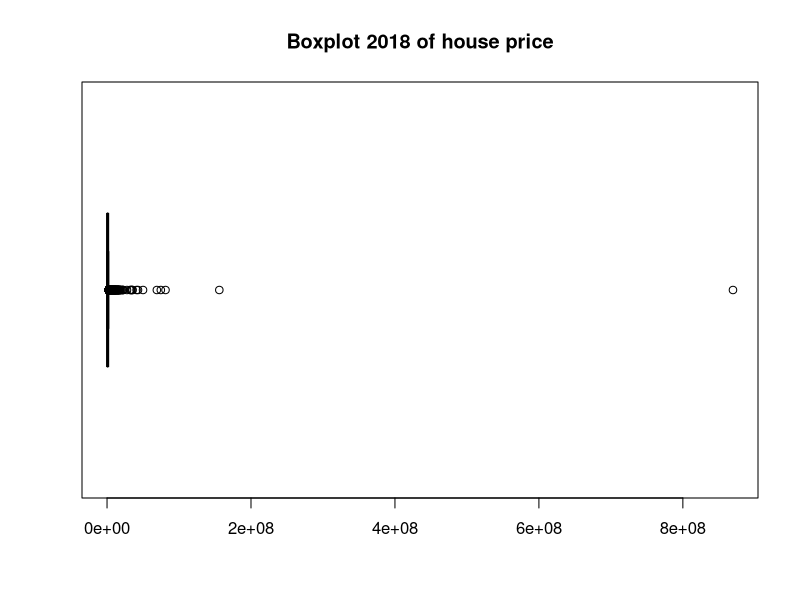
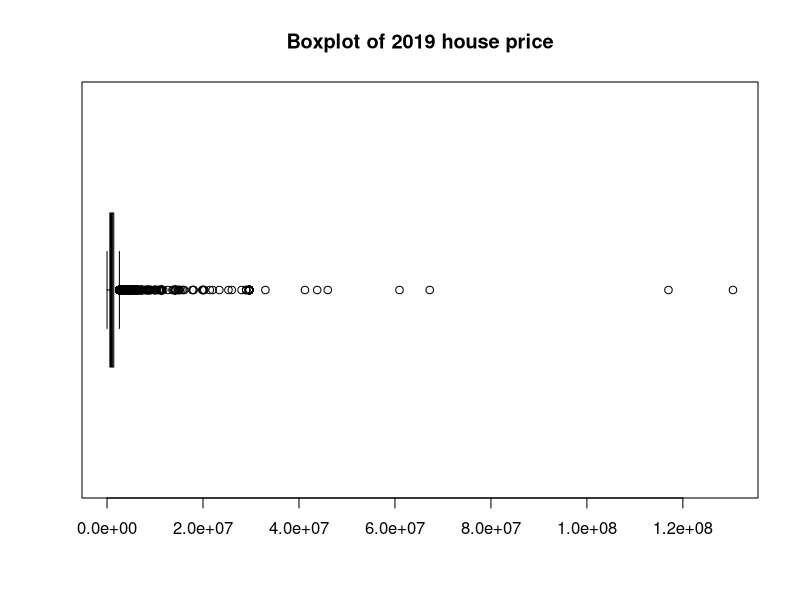
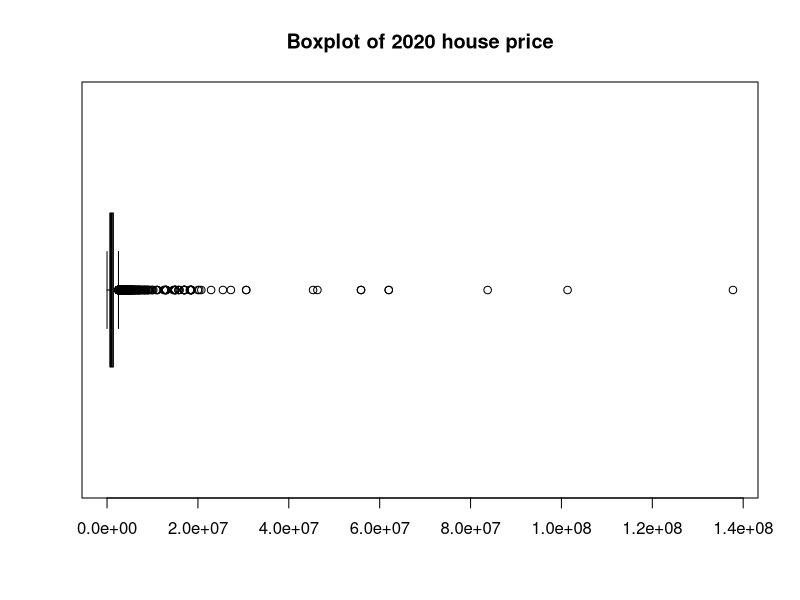
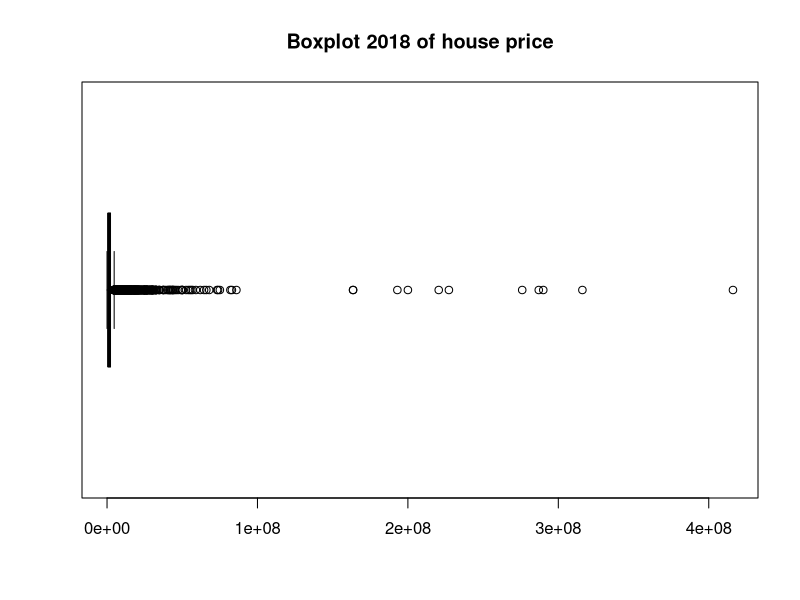
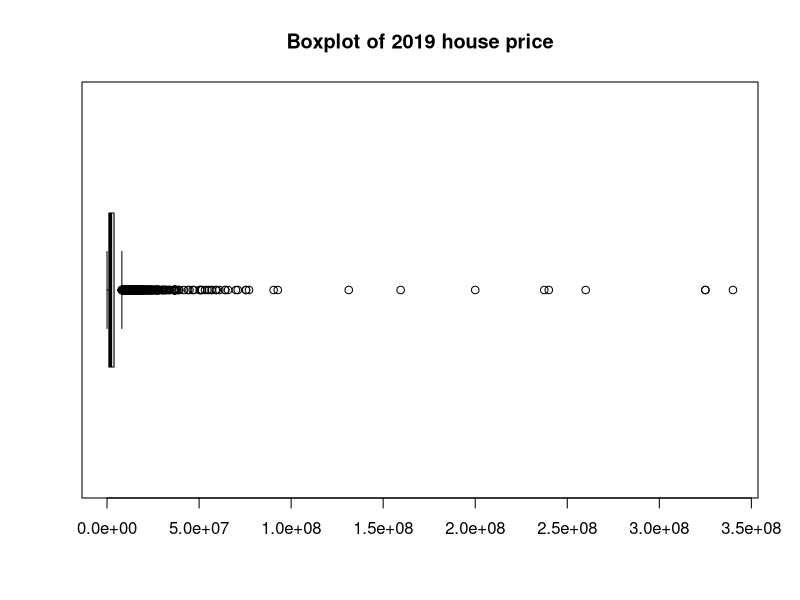
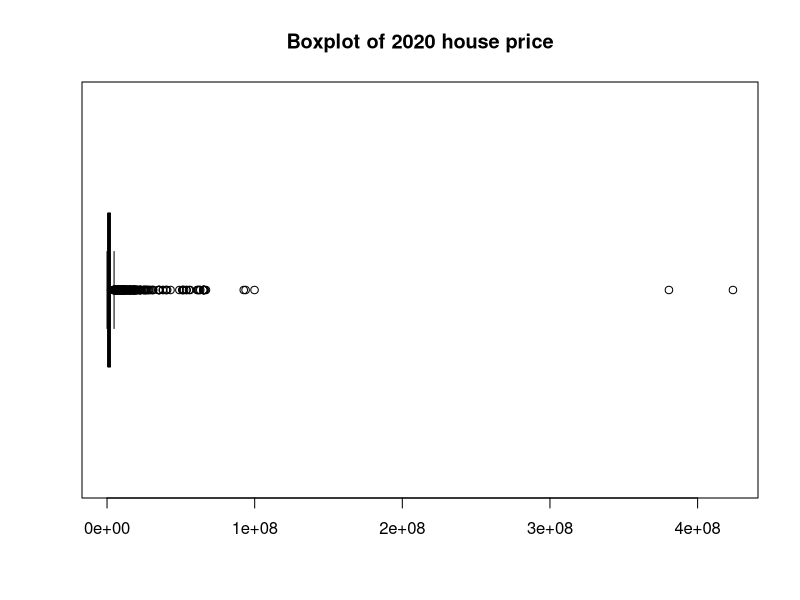

These figures' R source, in order:
## ---- chunk 1
library("lubridate")
library(e1071)
library(dplyr)
setwd("C:/Users/jcsan/Desktop/3rd year S2/CMPE 351/Assignment 1")

brooklyn18 = read.csv(file="2018_brooklyn.csv", header = TRUE, fill = TRUE)
brooklyn19 = read.csv(file="2019_brooklyn.csv", header = TRUE, fill = TRUE)
brooklyn20 = read.csv(file="2020_brooklyn.csv", header = TRUE, fill = TRUE)

sapply(brooklyn18,function(x)sum(is.na(x)))
sapply(brooklyn19,function(x)sum(is.na(x)))
sapply(brooklyn20,function(x)sum(is.na(x)))

x<-as.Date("2018-01-01")
brooklyn18$SALE.DATE. <- as.Date(brooklyn18$SALE.DATE.)
brooklyn18$SALE.DATE. <- as.numeric(brooklyn18$SALE.DATE. - as.numeric(x))
x<-as.Date("2019-01-01")
brooklyn19$SALE.DATE. <- as.Date(brooklyn19$SALE.DATE.)
brooklyn19$SALE.DATE. <- as.numeric(brooklyn19$SALE.DATE. - as.numeric(x))
x<-as.Date("2020-01-01")
brooklyn20$SALE.DATE <- as.Date(brooklyn20$SALE.DATE)
brooklyn20$SALE.DATE <- as.numeric(brooklyn20$SALE.DATE - as.numeric(x))

brooklyn18$SALE.PRICE. <- as.numeric(gsub('[$,]', '', brooklyn18$SALE.PRICE.))
brooklyn18<-brooklyn18[!(brooklyn18$SALE.PRICE. < 20),]
brooklyn19$SALE.PRICE. <- as.numeric(gsub('[$,]', '', brooklyn19$SALE.PRICE.))
brooklyn19<-brooklyn19[!(brooklyn19$SALE.PRICE. < 20),]
brooklyn20$SALE.PRICE <- as.numeric(gsub('[$,]', '', brooklyn20$SALE.PRICE))
brooklyn20<-brooklyn20[!(brooklyn20$SALE.PRICE < 20),]

#remove none residential real estate
brooklyn18<-brooklyn18[!(brooklyn18$TAX.CLASS.AT.TIME.OF.SALE. > 2),]
brooklyn19<-brooklyn19[!(brooklyn19$TAX.CLASS.AT.TIME.OF.SALE. > 2),]
brooklyn20<-brooklyn20[!(brooklyn20$TAX.CLASS.AT.TIME.OF.SALE > 2),]

brooklyn18<-select(brooklyn18, -c(EASE.MENT.))
brooklyn19<-select(brooklyn19, -c(EASE.MENT.))
brooklyn20<-select(brooklyn20, -c(EASE.MENT))

#setting residential units and commercial units NA values to 0 since most residential/commercial units would have 0 of the other
brooklyn18$RESIDENTIAL.UNITS.[is.na(brooklyn18$RESIDENTIAL.UNITS.)] <- 0
brooklyn19$RESIDENTIAL.UNITS.[is.na(brooklyn19$RESIDENTIAL.UNITS.)] <- 0
brooklyn20$RESIDENTIAL.UNITS[is.na(brooklyn20$RESIDENTIAL.UNITS)] <- 0
brooklyn18$COMMERCIAL.UNITS.[is.na(brooklyn18$COMMERCIAL.UNITS.)] <- 0
brooklyn19$COMMERCIAL.UNITS.[is.na(brooklyn19$COMMERCIAL.UNITS.)] <- 0
brooklyn20$COMMERCIAL.UNITS[is.na(brooklyn20$COMMERCIAL.UNITS)] <- 0

#I lose a lot of the 2020 dataset due to missing data but keeping the missing points or replacing with mean or median values would greatly effect the model because of the volume of missing data
final18 <- na.omit(brooklyn18)
final19 <- na.omit(brooklyn19)
final20 <- na.omit(brooklyn20)

#remove outliers to fix skewness issue after log transform
#boxplot used to help identify outliers
boxplot(final18$SALE.PRICE., horizontal=TRUE, main="Boxplot 2018 of house price")
boxplot(final19$SALE.PRICE., horizontal=TRUE, main="Boxplot of 2019 house price")
boxplot(final20$SALE.PRICE, horizontal=TRUE, main="Boxplot of 2020 house price")

final18 <- subset(final18, final18$SALE.PRICE. < quantile(final18$SALE.PRICE., 0.98))

final19 <- subset(final19, final19$SALE.PRICE. < quantile(final19$SALE.PRICE., 0.98))

final20 <- subset(final20, final20$SALE.PRICE < quantile(final20$SALE.PRICE, 0.98))

#shows right skew of SALE.PRICE
skewness(final18$SALE.PRICE)
skewness(final19$SALE.PRICE)
skewness(final20$SALE.PRICE)
#correct right skewness as much as possible, 2019 and 2020 data are over-corrected and are now left skewed. This was corrected by removing outliers above before doing the log transform

final18$SALE.PRICE <- scale(log(final18$SALE.PRICE),center=TRUE, scale = TRUE)
final19$SALE.PRICE <- scale(log(final19$SALE.PRICE),center=TRUE, scale = TRUE)
final20$SALE.PRICE <- scale(log(final20$SALE.PRICE),center=TRUE, scale = TRUE)
skewness(final18$SALE.PRICE)
skewness(final19$SALE.PRICE)
skewness(final20$SALE.PRICE)

#shows SALE.DATE is not skewed
skewness(final18$SALE.DATE)
skewness(final19$SALE.DATE)
skewness(final20$SALE.DATE)

#corelation between date and price
my_data <- dplyr::select(final18, SALE.DATE., SALE.PRICE.)
cormatbrooklyn18<-signif(cor(my_data),2)
cormatbrooklyn18

my_data <- dplyr::select(final19, SALE.DATE., SALE.PRICE.)
cormatbrooklyn19<-signif(cor(my_data),2)
cormatbrooklyn19

my_data <- dplyr::select(final20, SALE.DATE, SALE.PRICE)
cormatbrooklyn20<-signif(cor(my_data),2)
cormatbrooklyn20

## ---- chunk 2
library("lubridate")
library(e1071)
library(dplyr)
setwd("C:/Users/jcsan/Desktop/3rd year S2/CMPE 351/Assignment 1")

manhattan18 = read.csv(file="2018_manhattan.csv", header = TRUE, fill = TRUE)
manhattan19 = read.csv(file="2019_manhattan.csv", header = TRUE, fill = TRUE)
manhattan20 = read.csv(file="2020_manhattan.csv", header = TRUE, fill = TRUE)

sapply(manhattan18,function(x)sum(is.na(x)))
sapply(manhattan19,function(x)sum(is.na(x)))
sapply(manhattan20,function(x)sum(is.na(x)))



#standardize date. first day of year = 0 last = 365
x<-as.Date("2018-01-01")
manhattan18$SALE.DATE. <- as.Date(manhattan18$SALE.DATE.)
manhattan18$SALE.DATE. <- as.numeric(manhattan18$SALE.DATE. - as.numeric(x))
x<-as.Date("2019-01-01")
manhattan19$SALE.DATE. <- as.Date(manhattan19$SALE.DATE.)
manhattan19$SALE.DATE. <- as.numeric(manhattan19$SALE.DATE. - as.numeric(x))
x<-as.Date("2020-01-01")
manhattan20$SALE.DATE <- as.Date(manhattan20$SALE.DATE)
manhattan20$SALE.DATE <- as.numeric(manhattan20$SALE.DATE - as.numeric(x))


manhattan18$SALE.PRICE. <- as.numeric(gsub('[$,]', '', manhattan18$SALE.PRICE.))
manhattan18<-manhattan18[!(manhattan18$SALE.PRICE. < 20),]
manhattan19$SALE.PRICE. <- as.numeric(gsub('[$,]', '', manhattan19$SALE.PRICE.))
manhattan19<-manhattan19[!(manhattan19$SALE.PRICE. < 20),]
manhattan20$SALE.PRICE <- as.numeric(gsub('[$,]', '', manhattan20$SALE.PRICE))
manhattan20<-manhattan20[!(manhattan20$SALE.PRICE < 20),]

manhattan18<-select(manhattan18, -c(EASE.MENT.))
manhattan19<-select(manhattan19, -c(EASE.MENT.))
manhattan20<-select(manhattan20, -c(EASE.MENT))

#remove non residential real estate
manhattan18<-manhattan18[!(manhattan18$TAX.CLASS.AT.TIME.OF.SALE. > 2),]
manhattan19<-manhattan19[!(manhattan19$TAX.CLASS.AT.TIME.OF.SALE. > 2),]
manhattan20<-manhattan20[!(manhattan20$TAX.CLASS.AT.TIME.OF.SALE > 2),]

#setting residential units and commercial units NA values to 0 since most residential/commercial units would have 0 of the other
manhattan18$RESIDENTIAL.UNITS.[is.na(manhattan18$RESIDENTIAL.UNITS.)] <- 0
manhattan19$RESIDENTIAL.UNITS.[is.na(manhattan19$RESIDENTIAL.UNITS.)] <- 0
manhattan20$RESIDENTIAL.UNITS[is.na(manhattan20$RESIDENTIAL.UNITS)] <- 0
manhattan18$COMMERCIAL.UNITS.[is.na(manhattan18$COMMERCIAL.UNITS.)] <- 0
manhattan19$COMMERCIAL.UNITS.[is.na(manhattan19$COMMERCIAL.UNITS.)] <- 0
manhattan20$COMMERCIAL.UNITS[is.na(manhattan20$COMMERCIAL.UNITS)] <- 0

final18 <- na.omit(manhattan18)
final19 <- na.omit(manhattan19)
final20 <- na.omit(manhattan20)


#remove outliers to fix skewness issue after log transform
boxplot(final18$SALE.PRICE., horizontal=TRUE, main="Boxplot 2018 of house price")
boxplot(final19$SALE.PRICE., horizontal=TRUE, main="Boxplot of 2019 house price")
boxplot(final20$SALE.PRICE, horizontal=TRUE, main="Boxplot of 2020 house price")

final19 <- subset(final19, final19$SALE.PRICE. > quantile(final19$SALE.PRICE., 0.001))

final20 <- subset(final20, final20$SALE.PRICE < quantile(final20$SALE.PRICE, 0.98))


library(e1071)
#shows right skew of SALE.PRICE
skewness(final18$SALE.PRICE)
skewness(final19$SALE.PRICE)
skewness(final20$SALE.PRICE)
#correct right skewness as much as possible, 2019 and 2020 data are over-corrected and are now left skewed. This was corrected by removing outliers above before doing the log transform

final18$SALE.PRICE <- scale(log(final18$SALE.PRICE),center=TRUE, scale = TRUE)
final19$SALE.PRICE <- scale(log(final19$SALE.PRICE),center=TRUE, scale = TRUE)
final20$SALE.PRICE <- scale((final20$SALE.PRICE)^(1/3),center=TRUE, scale = TRUE)
skewness(final18$SALE.PRICE)
skewness(final19$SALE.PRICE)
skewness(final20$SALE.PRICE)

#shows SALE.DATE is not skewed
skewness(final18$SALE.DATE)
skewness(final19$SALE.DATE)
skewness(final20$SALE.DATE)

#correlation between date and price
my_data <- dplyr::select(final18, SALE.DATE., SALE.PRICE.)
cormatmanhattan18<-signif(cor(my_data),2)
cormatmanhattan18

my_data <- dplyr::select(final19, SALE.DATE., SALE.PRICE.)
cormatmanhattan19<-signif(cor(my_data),2)
cormatmanhattan19

my_data <- dplyr::select(final20, SALE.DATE, SALE.PRICE)
cormatmanhattan20<-signif(cor(my_data),2)
cormatmanhattan20
## ---- chunk 3
library(e1071)
library(dplyr)
#load files in
brooklyn20 = read.csv(file="2020_brooklyn.csv", header = TRUE, fill = TRUE)
manhattan20 = read.csv(file="2020_manhattan.csv", header = TRUE, fill = TRUE)
names(manhattan20)[names(manhattan20) == "ï..BOROUGH"] <- "BOROUGH"

total <- rbind(brooklyn20, manhattan20)

#RQ2.2 start

#categorical or numerical
str(total)


#feature transformations
total$SALE.PRICE <- as.numeric(gsub('[$,]', '', total$SALE.PRICE))
total<-total[!(total$SALE.PRICE < 20),]
x<-as.Date("2020-01-01")
total$SALE.DATE <- as.Date(total$SALE.DATE)
total$SALE.DATE <- as.numeric(total$SALE.DATE - as.numeric(x))
total<-select(total, -c(EASE.MENT))
total<-select(total, -c(APARTMENT.NUMBER))
total<-select(total, -c(NEIGHBORHOOD))
total<-select(total, -c(ADDRESS))
total$RESIDENTIAL.UNITS<-as.integer(total$RESIDENTIAL.UNITS)
total$TOTAL.UNITS <- as.integer(gsub('[$,]', '', total$TOTAL.UNITS))
total$LAND.SQUARE.FEET <- as.numeric(gsub('[$,]', '', total$LAND.SQUARE.FEET))
total$GROSS.SQUARE.FEET<- as.numeric(gsub('[$,]', '', total$GROSS.SQUARE.FEET))

#remove non-residential properties
total<-total[!(total$TAX.CLASS.AT.TIME.OF.SALE > 2),]
#remove na values and replace them with 0
total$RESIDENTIAL.UNITS[is.na(total$RESIDENTIAL.UNITS) & !(is.na(total$COMMERCIAL.UNITS))] <- 0
total$COMMERCIAL.UNITS[is.na(total$COMMERCIAL.UNITS) & !(is.na(total$RESIDENTIAL.UNITS))] <- 0

sapply(total,function(x)sum(is.na(x)))

#remove NA values
total <- na.omit(total)

#removing the very bottom on price range helps to remove properties being sold below market value to friends/family
total <- subset(total, total$SALE.PRICE > quantile(total$SALE.PRICE, 0.01))

#Want all variable to have a normal distribution after transform so multicollinearity analysis can be done

#Sale.Price no longer skewed
total$SALE.PRICE <- log(total$SALE.PRICE)
skewness((total$SALE.PRICE))

#constant added to the following log transforms to allow transform because otherwise 0 will spit out NA and cause issues
total$TOTAL.UNITS <- scale(log(total$TOTAL.UNITS+0.00001),center=TRUE, scale = TRUE)
skewness((total$TOTAL.UNITS))

#commercial units is skewed regardless of which transforms I apply. This variable will not be used in multicolinearity analysis due to not having a normal distribution.
total$COMMERCIAL.UNITS <- scale(log(total$COMMERCIAL.UNITS+0.01),center=TRUE, scale = TRUE)
skewness((total$COMMERCIAL.UNITS))

total$RESIDENTIAL.UNITS <- scale(log(total$RESIDENTIAL.UNITS+0.00001),center=TRUE, scale = TRUE)
skewness((total$RESIDENTIAL.UNITS))

total$LAND.SQUARE.FEET <- scale(log(total$LAND.SQUARE.FEET+0.01),center=TRUE, scale = TRUE)
skewness((total$LAND.SQUARE.FEET))

total$GROSS.SQUARE.FEET <- scale(log(total$GROSS.SQUARE.FEET+0.05),center=TRUE, scale = TRUE)
skewness((total$GROSS.SQUARE.FEET))

total$AGE <- 2020-total$YEAR.BUILT
total$AGE <- scale(((total$AGE )^2),center=TRUE, scale = TRUE)
skewness((total$AGE))

#Year Built will not normalize!!!
total$YEAR.BUILT <- scale((log(total$YEAR.BUILT)),center=TRUE, scale = TRUE)
skewness((total$YEAR.BUILT))

#Sale date
skewness(total$SALE.DATE)

#tax class will not normalize
total$TAX.CLASS.AT.TIME.OF.SALE <- scale((log(total$TAX.CLASS.AT.TIME.OF.SALE)),center=TRUE, scale = TRUE)
skewness((total$TAX.CLASS.AT.TIME.OF.SALE))

skewness(total$BLOCK)
total$LOT <- log(total$LOT)
skewness(total$LOT)
#zipcode will not normalize
total$ZIP.CODE <- scale(((total$ZIP.CODE)^2),center=TRUE, scale = TRUE)
skewness(total$ZIP.CODE)
#borough will not normalize
total$BOROUGH <- scale((log(total$BOROUGH +1)),center=TRUE, scale = TRUE)
skewness((total$BOROUGH))
#use multicollinearity analysis to see which variable have the largest correlation to Sale.Price. Can only use variables that could be transformed to have a normal distribution

my_data <- dplyr::select(total, RESIDENTIAL.UNITS, TOTAL.UNITS, GROSS.SQUARE.FEET,LAND.SQUARE.FEET,AGE, SALE.DATE, BLOCK,LOT,SALE.PRICE)
cormatTotal<-signif(cor(my_data),2)
cormatTotal
## ---- chunk 4
library(Metrics)
library(MASS)
#split data into training and testing data

#split in training and testing data as required in RQ2.1

tempvar = sort(sample(nrow(total), nrow(total)*.9))
train<-total[tempvar,]
test<-total[-tempvar,]

#create model using key features and the training data
model1<-lm(formula = SALE.PRICE~GROSS.SQUARE.FEET+LAND.SQUARE.FEET+ AGE+BLOCK, data=train)

model1.training <- predict(model1, train)
model1.testing <- predict(model1, test)

rmse(train$SALE.PRICE, model1.training)
rmse(test$SALE.PRICE, model1.testing)
summary(model1)
#Creating a second regression model using AIC to choose best attributes
fit <- lm(SALE.PRICE~RESIDENTIAL.UNITS+TOTAL.UNITS+GROSS.SQUARE.FEET+LAND.SQUARE.FEET+AGE+SALE.DATE+BLOCK+LOT, data=train)

model2<-stepAIC(fit, direction="both")
model2$anova
#AIC advises me to keep all of these elements

model2.training <- predict(model2, train)
model2.testing <- predict(model2, test)



rmse(train$SALE.PRICE, model2.training)
rmse(test$SALE.PRICE, model2.testing)
summary(model2)

#get range of values in the training data
max(train$SALE.PRICE)
min(train$SALE.PRICE)

#get range of values in the testing data
max(test$SALE.PRICE)
min(test$SALE.PRICE)
